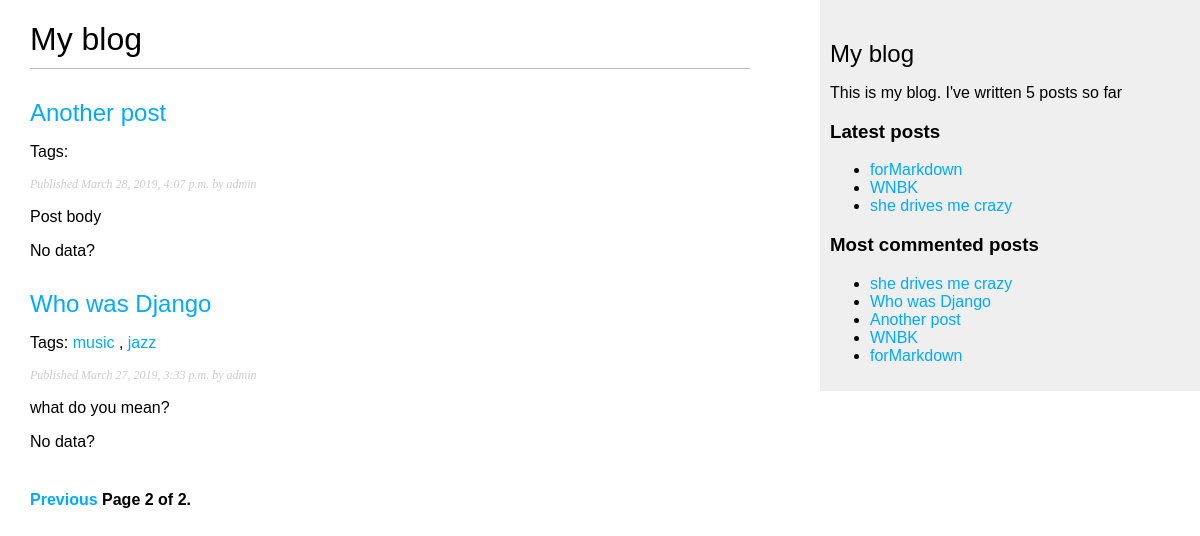
Screenshot of /blog/?page=2 with the database file from the repository.
### blog/models.py (models this page shows, shortened)
class Post(models.Model):
    STATUS_CHOICES = (('draft', 'Draft'),('published', 'Published'))
    title = models.CharField(max_length=250)
    slug = models.SlugField(max_length=250, unique_for_date='publish')
    author = models.ForeignKey(User, on_delete=models.CASCADE, related_name='blog_posts')
    body = models.TextField()
    publish = models.DateTimeField(default=timezone.now)
    created = models.DateTimeField(auto_now_add=True)
    updated = models.DateTimeField(auto_now=True)
    status = models.CharField(max_length=10, choices=STATUS_CHOICES, default='draft')
    objects = models.Manager()   # 默认的管理器
    published = PublishedManager()   # 系统自带的管理器
    tags = TaggableManager()
    class Meta:
        ordering = ('-publish',)
    def get_absolute_url(self):
        return reverse('blog:post_detail', args=[self.publish.year, self.publish.month,self.publish.day,self.slug])

### blog/views.py (the view)
# urls.py: path('', views.post_list, name='post_list'),
def post_list(request, tag_slug=None):
    object_list = Post.published.all()
    tag = None
    if tag_slug:
        tag = get_object_or_404(Tag, slug=tag_slug)
        object_list = object_list.filter(tags__in=[tag])
    paginator = Paginator(object_list, 3)   # 每页只显示3篇文章
    page = request.GET.get('page')
    try:
        posts = paginator.page(page)
    except PageNotAnInteger:
        posts = paginator.page(1)
    except EmptyPage:
        posts = paginator.page(paginator.num_pages)
    return render(request, 'blog/post/list.html', {'page': page, 'posts': posts, 'tag':tag})

### blog/models.py (called while the page is built)
    def get_queryset(self):
        return super(PublishedManager, self).get_queryset().filter(status='published')

### blog/templatetags/blog_tags.py (called while the page is built)
@register.simple_tag
def total_posts():
    return Post.published.count()

@register.inclusion_tag('blog/post/latest_posts.html')
def show_latest_posts(count=5):
    latest_posts = Post.published.order_by('-publish')[:count]
    return {'latest_posts': latest_posts}

@register.simple_tag
def get_most_commented_post(count=5):
    return Post.published.annotate(total_comments=Count('comments')).order_by('-total_comments')[:count]

@register.filter(name='markdown')
def markdown_format(text):
    return mark_safe(markdown.markdown(text))

### blog/templates/blog/post/list.html (shortened to what this page needs)
{% extends 'blog/base.html' %}
{% load blog_tags %}
{% block content %}
    <h1>My blog</h1>
    {% for post in posts %}
        <h2>
            <a href="{{ post.get_absolute_url }}">{{ post.title }}</a>
        </h2>
        <p class="tag">
            Tags:
            {% for tag in post.tags.all %}
                <a href="{% url "blog:post_list_by_tag" tag.slug %}">{{ tag.name }}</a>
                {% if not forloop.last %}, {% endif %}
            {% endfor %}
        </p>
        <p class="date">
            Published {{ post.publish }} by {{ post.author }}
        </p>
        {{ post.body | markdown | truncatewords_html:30 }}
        No data?
    {% endfor %}
    {% include "pagination.html" with page=posts %}
{% endblock %}

### blog/templates/blog/base.html (shortened to what this page needs)
{% load static %}
{% load blog_tags %}
<!doctype html>
<html lang="en">
<head>
    <link rel="stylesheet" href="{% static 'css/blog.css' %}">
</head>
<body>
    <div id="content">
        {% block content %}
        {% endblock %}
    </div>
    <div id="sidebar">
        <h2>My blog</h2>
            <p>This is my blog. I've written {% total_posts %} posts so far</p>
            <h3>Latest posts</h3>
            {% show_latest_posts 3 %}
        <h3>Most commented posts</h3>
        {% get_most_commented_post as most_commented_posts %}
        <ul>
            {% for post in most_commented_posts %}
            <li>
                <a href="{{ post.get_absolute_url }}">{{ post.title }}</a>
            </li>
            {% endfor %}
        </ul>
    </div>
</body>
</html>

### blog/templates/blog/post/latest_posts.html
<ul>
    {% for post in latest_posts %}
            <li>
                <a href="{{ post.get_absolute_url }}">{{ post.title }}</a>
            </li>
    {% endfor %}
</ul>

### blog/static/css/blog.css (style rules this page uses)
body { margin:0; padding:0; font-family:helvetica, sans-serif; }
a { color:#00abff; text-decoration:none; }
h1 { font-weight:normal; border-bottom:1px solid #bbb; padding:0 0 10px 0; }
h2 { font-weight:normal; margin:30px 0 0; }
#content { float:left; width:60%; padding:0 0 0 30px; }
#sidebar { float:right; width:30%; padding:10px; background:#efefef; height:100%; }
p.date { color:#ccc; font-family: georgia, serif; font-size: 12px; font-style: italic; }

### rows the page displays
Post: title "Another post", publish "March 28, 2019, 4:07 p.m.", author "admin", body "Post body"
Post: title "Who was Django", publish "March 27, 2019, 3:33 p.m.", author "admin", body "what do you mean?"
Tag: name "music"
Tag: name "jazz"
Post: title "forMarkdown"
Post: title "WNBK"
Post: title "she drives me crazy"

### other values shown
{{ page.number }} "2"
{{ page.paginator.num_pages }} "2"
